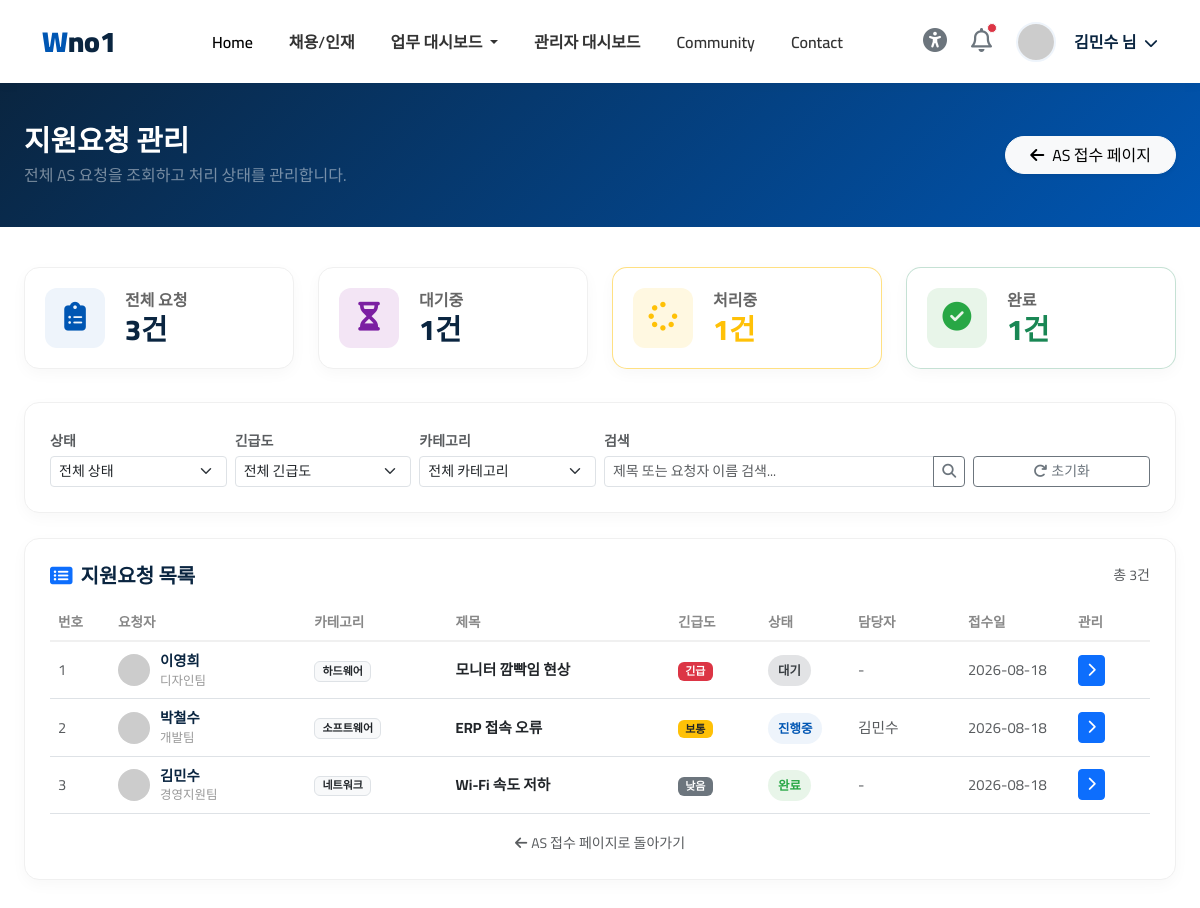
The app's page /as_manage (signed in) with its own data.
### tables this page shows
CREATE TABLE as_requests (
        id INTEGER PRIMARY KEY AUTOINCREMENT,
        user_id INTEGER,
        category TEXT,
        urgency TEXT,
        title TEXT NOT NULL,
        details TEXT,
        attachment TEXT,
        status TEXT DEFAULT 'pending',
        assigned_to INTEGER DEFAULT NULL,
        assigned_name TEXT DEFAULT '',
        resolved_at TEXT DEFAULT '',
        admin_memo TEXT DEFAULT '',
        created_at TEXT DEFAULT (datetime('now','localtime'))
    );

CREATE TABLE users (
        id INTEGER PRIMARY KEY AUTOINCREMENT,
        username TEXT UNIQUE NOT NULL,
        password TEXT NOT NULL,
        name TEXT NOT NULL,
        dept TEXT DEFAULT '경영지원팀',
        position TEXT DEFAULT '사원',
        phone TEXT DEFAULT '070-1234-5678',
        role TEXT DEFAULT 'employee'
    );

### routers/contact.py (the view)
@router.get("/as_manage", response_class=HTMLResponse)
async def as_manage(
    request: Request,
    status_filter: str = "",
    urgency_filter: str = "",
    category_filter: str = "",
    q: str = "",
    page: int = 1,
):
    if not check_login(request):
        return RedirectResponse(url="/login", status_code=303)
    u = get_current_user(request)
    per_page = 15
    offset = (page - 1) * per_page
    conn = get_sqlite()
    try:
        conditions = ["1=1"]
        params: list = []
        if status_filter:
            conditions.append("r.status = ?")
            params.append(status_filter)
        if urgency_filter:
            conditions.append("r.urgency = ?")
            params.append(urgency_filter)
        if category_filter:
            conditions.append("r.category = ?")
            params.append(category_filter)
        if q:
            conditions.append("(r.title LIKE '%'||?||'%' OR u.name LIKE '%'||?||'%')")
            params.extend([q, q])
        where = " AND ".join(conditions)
        base_sql = f"""
            SELECT r.*, u.name AS requester_name, u.dept AS requester_dept, u.phone AS requester_phone
            FROM as_requests r JOIN users u ON u.id = r.user_id
            WHERE {where}
        """
        order_sql = """
            ORDER BY CASE r.urgency WHEN 'high' THEN 0 WHEN 'medium' THEN 1 ELSE 2 END, r.id DESC
        """
        total_row = conn.execute(
            f"SELECT COUNT(*) FROM as_requests r JOIN users u ON u.id = r.user_id WHERE {where}",
            params,
        ).fetchone()
        total = total_row[0] if total_row else 0
        total_pages = max(1, (total + per_page - 1) // per_page)
        rows = conn.execute(
            base_sql + order_sql + "LIMIT ? OFFSET ?",
            params + [per_page, offset],
        ).fetchall()
        requests_list = with_status_meta(rows)
        for r in requests_list:
            r["category_label"] = AS_CATEGORIES.get(r.get("category", ""), r.get("category", ""))
        stat_total = conn.execute("SELECT COUNT(*) FROM as_requests").fetchone()[0]
        stat_pending = conn.execute("SELECT COUNT(*) FROM as_requests WHERE status='pending'").fetchone()[0]
        stat_in_progress = conn.execute("SELECT COUNT(*) FROM as_requests WHERE status='in_progress'").fetchone()[0]
        stat_resolved = conn.execute("SELECT COUNT(*) FROM as_requests WHERE status='resolved'").fetchone()[0]
    finally:
        conn.close()
    return templates.TemplateResponse(
        request=request, name="top/as_manage.html", context={
            "request": request,
            "page_title": "지원요청 관리",
            "user_name": u["user_name"],
            "requests_list": requests_list,
            "status_filter": status_filter,
            "urgency_filter": urgency_filter,
            "category_filter": category_filter,
            "q": q,
            "page": page,
            "total_pages": total_pages,
            "total": total,
            "stat_total": stat_total,
            "stat_pending": stat_pending,
            "stat_in_progress": stat_in_progress,
            "stat_resolved": stat_resolved,
            "AS_CATEGORIES": AS_CATEGORIES,
        }
    )

### templates/top/as_manage.html (shortened to what this page needs)
<!DOCTYPE html>
<html lang="ko">
{% include 'common/header.html' %}
<body>
{% include 'common/topbar.html' %}
<div class="dash-header">
    <div class="container-fluid px-4">
        <div class="d-flex justify-content-between align-items-center">
            <div>
                <h2>지원요청 관리</h2>
                <p class="mb-0 text-white-50">전체 AS 요청을 조회하고 처리 상태를 관리합니다.</p>
            </div>
            <a href="/contact" class="btn btn-light rounded-pill px-4 shadow-sm">
                <i class="fas fa-arrow-left me-2"></i>AS 접수 페이지
            </a>
        </div>
    </div>
</div>
<div class="container-fluid px-4 pb-5">
    <div class="row mt-4">
        <div class="col-xl-3 col-md-6">
            <div class="stat-card">
                <div class="stat-icon bg-blue-light"><i class="fas fa-clipboard-list"></i></div>
                <div class="stat-info">
                    <p>전체 요청</p>
                    <h3>{{ stat_total }}<span>건</span></h3>
                </div>
            </div>
        </div>
        <div class="col-xl-3 col-md-6">
            <div class="stat-card">
                <div class="stat-icon bg-purple-light"><i class="fas fa-hourglass-half"></i></div>
                <div class="stat-info">
                    <p>대기중</p>
                    <h3>{{ stat_pending }}<span>건</span></h3>
                </div>
            </div>
        </div>
        <div class="col-xl-3 col-md-6">
            <div class="stat-card border-warning border-opacity-50">
                <div class="stat-icon" style="background:#fff8e1;"><i class="fas fa-spinner text-warning"></i></div>
                <div class="stat-info">
                    <p>처리중</p>
                    <h3 class="text-warning">{{ stat_in_progress }}<span>건</span></h3>
                </div>
            </div>
        </div>
        <div class="col-xl-3 col-md-6">
            <div class="stat-card border-success border-opacity-25">
                <div class="stat-icon bg-green-light"><i class="fas fa-check-circle"></i></div>
                <div class="stat-info">
                    <p>완료</p>
                    <h3 class="text-success">{{ stat_resolved }}<span>건</span></h3>
                </div>
            </div>
        </div>
    </div>
    <div class="content-card mt-2">
        <form action="/as_manage" method="GET" class="row g-2 align-items-end">
            <div class="col-md-2">
                <label class="form-label small fw-bold text-muted mb-1">상태</label>
                <select class="form-select form-select-sm" name="status_filter">
                    <option value="" {% if not status_filter %}selected{% endif %}>전체 상태</option>
                </select>
            </div>
            <div class="col-md-2">
                <label class="form-label small fw-bold text-muted mb-1">긴급도</label>
                <select class="form-select form-select-sm" name="urgency_filter">
                    <option value="" {% if not urgency_filter %}selected{% endif %}>전체 긴급도</option>
                </select>
            </div>
            <div class="col-md-2">
                <label class="form-label small fw-bold text-muted mb-1">카테고리</label>
                <select class="form-select form-select-sm" name="category_filter">
                    <option value="" {% if not category_filter %}selected{% endif %}>전체 카테고리</option>
                </select>
            </div>
            <div class="col-md-4">
                <label class="form-label small fw-bold text-muted mb-1">검색</label>
                <div class="input-group input-group-sm">
                    <input type="text" class="form-control" name="q" value="{{ q }}" placeholder="제목 또는 요청자 이름 검색...">
                    <button class="btn btn-outline-secondary" type="submit"><i class="fas fa-search"></i></button>
                </div>
            </div>
            <div class="col-md-2">
                <a href="/as_manage" class="btn btn-sm btn-outline-secondary w-100">
                    <i class="fas fa-redo me-1"></i>초기화
                </a>
            </div>
        </form>
    </div>
    <div class="content-card">
        <div class="card-title-wrap mb-3">
            <h5><i class="fas fa-list-alt me-2 text-primary"></i>지원요청 목록</h5>
            <span class="text-muted small">총 {{ total }}건</span>
        </div>
        <div class="table-responsive">
            <table class="table table-custom table-hover">
                <thead>
                    <tr>
                        <th style="width:60px;">번호</th>
                        <th>요청자</th>
                        <th>카테고리</th>
                        <th>제목</th>
                        <th style="width:90px;">긴급도</th>
                        <th style="width:90px;">상태</th>
                        <th style="width:110px;">담당자</th>
                        <th style="width:110px;">접수일</th>
                        <th style="width:80px;">관리</th>
                    </tr>
                </thead>
                <tbody>
                    {% for req in requests_list %}
                    <tr>
                        <td class="text-muted small">{{ req.id }}</td>
                        <td>
                            <div class="worker-info">
                                <img src="https://ui-avatars.com/api/?name={{ req.requester_name|replace(' ','+') }}&background=eef4fb&color=0056b3&size=32" alt="{{ req.requester_name }}" style="width:32px;height:32px;border-radius:50%;">
                                <div>
                                    <span class="worker-name">{{ req.requester_name }}</span>
                                    <span class="worker-type">{{ req.requester_dept }}</span>
                                </div>
                            </div>
                        </td>
                        <td><span class="badge bg-light text-dark border">{{ req.category_label }}</span></td>
                        <td class="fw-bold text-dark">{{ req.title }}</td>
                        <td>
                            {% if req.urgency == 'high' %}
                            <span class="badge bg-danger">긴급</span>
                            {% elif req.urgency == 'medium' %}
                            <span class="badge bg-warning text-dark">보통</span>
                            {% else %}
                            <span class="badge bg-secondary">낮음</span>
                            {% endif %}
                        </td>
                        <td>
                            <span class="status-badge {{ req.status_class }}" {% if req.status_style %}style="{{ req.status_style }}"{% endif %}>{{ req.status_label }}</span>
                        </td>
                        <td class="text-muted small">{{ req.assigned_name or '-' }}</td>
                        <td class="text-muted small">{{ req.created_at[:10] if req.created_at else '-' }}</td>
                        <td>
                            <a href="/as_request/{{ req.id }}" class="btn btn-sm btn-primary">
                                <i class="fas fa-chevron-right"></i>
                            </a>
                        </td>
                    </tr>
                    {% endfor %}
                </tbody>
            </table>
        </div>
        <div class="text-center mt-3">
            <a href="/contact" class="text-decoration-none text-muted small">
                <i class="fas fa-arrow-left me-1"></i>AS 접수 페이지로 돌아가기
            </a>
        </div>
    </div>
</div>
</body>
</html>

### templates/common/header.html (style rules this page uses)
:root { --primary-blue: #0056b3; --light-blue: #eef4fb; --dark-blue: #0a2540; --text-color: #333333; --gray-bg: #f8f9fa; --success-color: #28a745; --warning-color: #ffc107; --danger-color: #dc3545; }
body { font-family: 'Cairo', sans-serif; color: var(--text-color); background-color: #ffffff; }
.dash-header { background: linear-gradient(135deg, var(--dark-blue) 0%, var(--primary-blue) 100%); padding: 40px 0; color: white; margin-bottom: 40px; }
.dash-header h2 { font-weight: 700; font-size: 1.8rem; margin-bottom: 5px; }
.dash-header p { opacity: 0.9; margin: 0; }
.content-card { background: #fff; border-radius: 15px; padding: 25px; box-shadow: 0 5px 15px rgba(0,0,0,0.03); margin-bottom: 25px; border: 1px solid #f0f0f0; }
.stat-card { display: flex; align-items: center; padding: 20px; border-radius: 15px; background: #fff; box-shadow: 0 5px 15px rgba(0,0,0,0.03); margin-bottom: 25px; border: 1px solid #f0f0f0; transition: transform 0.2s; }
.stat-icon { width: 60px; height: 60px; border-radius: 12px; display: flex; align-items: center; justify-content: center; font-size: 1.8rem; margin-right: 20px; }
.stat-info h3 { font-size: 1.8rem; font-weight: 800; margin: 0; color: var(--dark-blue); }
.stat-info p { margin: 0; color: #666; font-weight: 600; }
.bg-blue-light { background-color: var(--light-blue); color: var(--primary-blue); }
.bg-green-light { background-color: #e8f5e9; color: var(--success-color); }
.bg-purple-light { background-color: #f3e5f5; color: #7b1fa2; }
.card-title-wrap { display: flex; justify-content: space-between; align-items: center; margin-bottom: 15px; }
.card-title-wrap h5 { margin: 0; font-weight: 700; color: var(--dark-blue); }
.table-custom { margin-bottom: 0; }
.table-custom th { font-size: 0.85rem; color: #888; font-weight: 600; border-bottom: 2px solid #f0f0f0; }
.table-custom td { vertical-align: middle; font-size: 0.92rem; }
.worker-info { display: flex; align-items: center; gap: 10px; }
.worker-info img { width: 36px; height: 36px; border-radius: 50%; object-fit: cover; }
.worker-name { display: block; font-weight: 700; font-size: 0.9rem; color: var(--dark-blue); }
.worker-type { display: block; font-size: 0.78rem; color: #999; }
.status-badge { padding: 4px 10px; border-radius: 20px; font-size: 0.78rem; font-weight: 700; white-space: nowrap; }
.status-badge.status-progress { background-color: var(--light-blue); color: var(--primary-blue); }
.status-badge.status-done { background-color: #e8f5e9; color: var(--success-color); }
.status-progress { background-color: var(--light-blue); color: var(--primary-blue); }
.status-done { background-color: #e8f5e9; color: var(--success-color); }

### records on screen
as_requests: id "1", requester_name "이영희", requester_dept "디자인팀", category_label "하드웨어", title "모니터 깜빡임 현상", urgency "긴급", status_label "대기", assigned_name "-", created_at "2026-08-18"
as_requests: id "2", requester_name "박철수", requester_dept "개발팀", category_label "소프트웨어", title "ERP 접속 오류", urgency "보통", status_label "진행중", assigned_name "김민수", created_at "2026-08-18"
as_requests: id "3", requester_name "김민수", requester_dept "경영지원팀", category_label "네트워크", title "Wi-Fi 속도 저하", urgency "낮음", status_label "완료", assigned_name "-", created_at "2026-08-18"

### other values on screen
{{ user_name }} "김민수"
{{ stat_total }} "3"
{{ stat_pending }} "1"
{{ stat_in_progress }} "1"
{{ stat_resolved }} "1"
{{ total }} "3"
